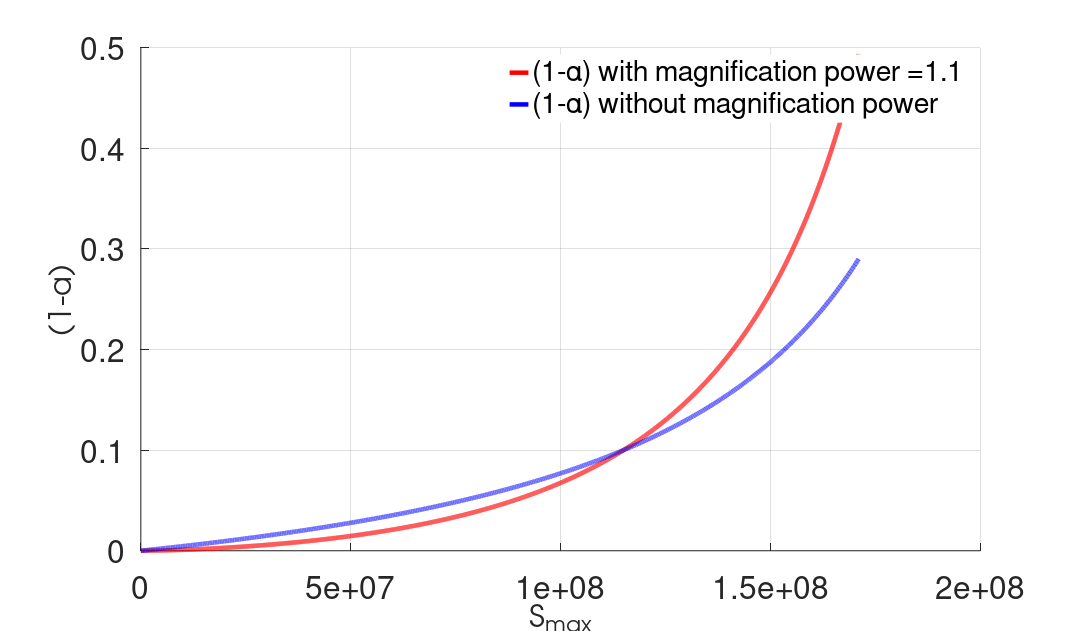

This chart was generated by the following MATLAB code:
clear;clc;close all;
Smax=1:1e4:1.71e8;
b=1.5;  
y=230e6;
yield=y;
a=0.1;
sequence=((Smax.*yield.^-1).*(1-Smax.*yield.^-1).^-1).^b;
sequence2=((Smax.*yield.^-1).*(1-Smax.*yield.^-1).^-1);
alp=1-a*sequence;
hold on
plot(Smax,a*sequence,'r','LineWidth', 5);
plot(Smax,a*sequence2,'-.b','LineWidth', 5);
grid on;
hXLabel = xlabel('S_{max}');
hYLabel =ylabel('(1-\alpha)');

hLegend=legend( '(1-\alpha) with magnification power =1.1',...
    '(1-\alpha) without magnification power','Location','Best');
set([hLegend, gca], 'FontSize', 35)
set(hLegend,'Box','on');
set(hLegend,'EdgeColor',[1 1 1]); %set the edge colour of the legend to white 
% Adjust font
set(gca, 'FontName', 'Helvetica')
set([ hXLabel, hYLabel], 'FontName', 'AvantGarde')
set([hXLabel, hYLabel], 'FontSize',35)
% Adjust axes properties
set(gcf,'color','w'); %set figure background transparent
set(gca,'color','w'); %set axis transparent
% Maximize print figure
set(gcf,'outerposition',get(0,'screensize'));
set(gcf, 'PaperPositionMode', 'manual');
set(gcf, 'PaperUnits', 'points'); %[ {inches} | centimeters | normalized | points ]
set(gcf, 'PaperPosition', [0 0 1200 700]); %set(gcf,'PaperPosition',[left,bottom,width,height])
 saveas(gcf,'F:\Git\Anew\figures\alp_Smax_fb.png');
